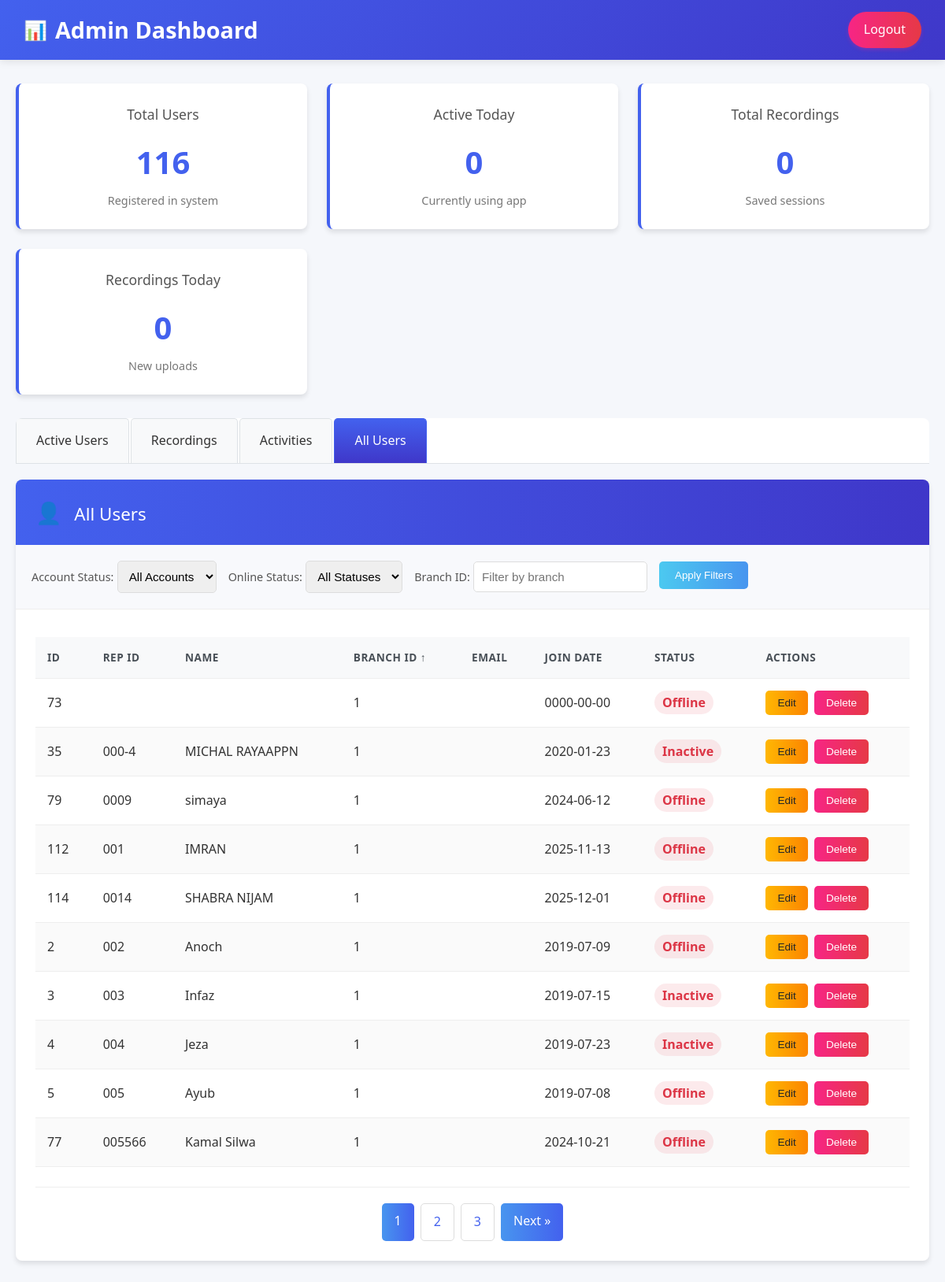
Screenshot of /admin/backup/admin_dashboard.php?page=all_users&all_users_page=1&all_users_sort_col=s.br_id&all_users_sort_dir=ASC (signed in) with the database file from the repository.
### tables this page shows
CREATE TABLE `salesrep` (
  `ID` int(11) NOT NULL,
  `br_id` int(11) NOT NULL DEFAULT 1,
  `RepID` varchar(100) DEFAULT NULL,
  `Name` varchar(500) DEFAULT NULL,
  `fullName` varchar(100) NOT NULL,
  `gender` varchar(6) NOT NULL,
  `mobile` varchar(11) NOT NULL,
  `emailAddress` varchar(100) NOT NULL,
  `address` text NOT NULL,
  `nic` varchar(100) NOT NULL,
  `employee_dob` date DEFAULT NULL,
  `wish_viewed_users` varchar(3000) NOT NULL,
  `imei` bigint(50) NOT NULL,
  `repMail` text NOT NULL,
  `join_date` date NOT NULL,
  `salary` double NOT NULL,
  `departmnt` int(11) NOT NULL,
  `Percentage` varchar(100) DEFAULT NULL,
  `Type` varchar(100) DEFAULT NULL,
  `loginCode` varchar(22) NOT NULL,
  `username` varchar(22) NOT NULL,
  `recordDate` date NOT NULL,
  `recordTime` time NOT NULL,
  `userID` int(11) NOT NULL,
  `Actives` varchar(20) NOT NULL DEFAULT 'YES',
  `rep_level` varchar(50) NOT NULL,
  `left_date` date NOT NULL,
  `sales_target` varchar(30) NOT NULL DEFAULT 'NO',
  `payroll_active` varchar(10) NOT NULL DEFAULT 'YES',
  `is_salesmen` int(11) NOT NULL,
  `assigned_reptbs` varchar(100) NOT NULL,
  `cloud` varchar(30) NOT NULL DEFAULT 'Up',
  `mysql_db` varchar(30) DEFAULT NULL,
  `backup` int(11) NOT NULL DEFAULT 0
);

### admin/backup/admin_dashboard.php (the view, shortened to what this page needs)
<?php
$host = 'localhost';
$dbname = 'remote-xwork';
$username = 'root';
$password = '';
try {
    $pdo = new PDO("mysql:host=$host;dbname=$dbname", $username, $password);
    $pdo->setAttribute(PDO::ATTR_ERRMODE, PDO::ERRMODE_EXCEPTION);
} catch(PDOException $e) {
    die("Connection failed: " . $e->getMessage());
}
$stmt = $pdo->query("SELECT COUNT(*) as total FROM salesrep WHERE Actives = 'YES'");
$total_users = $stmt->fetch(PDO::FETCH_ASSOC)['total'];
$stmt = $pdo->prepare("
    SELECT COUNT(DISTINCT salesrepTb) as active_today
    FROM user_activity
    WHERE DATE(rDateTime) = CURDATE()
");
$stmt->execute();
$active_today = $stmt->fetch(PDO::FETCH_ASSOC)['active_today'];
$stmt = $pdo->query("SELECT COUNT(*) as total FROM web_images WHERE type = 'recording'");
$total_recordings = $stmt->fetch(PDO::FETCH_ASSOC)['total'];
$stmt = $pdo->prepare("
    SELECT COUNT(*) as today_count
    FROM web_images
    WHERE type = 'recording' AND date = CURDATE()
");
$stmt->execute();
$recordings_today = $stmt->fetch(PDO::FETCH_ASSOC)['today_count'];
$all_users_sort_column = $_GET['all_users_sort_col'] ?? 's.ID';
$all_users_sort_direction = $_GET['all_users_sort_dir'] ?? 'DESC';
$account_status_filter = $_GET['account_status'] ?? '';
$online_status_filter = $_GET['online_status'] ?? '';
$all_users_branch_filter = $_GET['all_users_branch'] ?? '';
$all_users_page = (isset($_GET['page']) && $_GET['page'] == 'all_users' && isset($_GET['all_users_page'])) ? max(1, (int)$_GET['all_users_page']) : 1;
$all_users_limit = 10;
$all_users_offset = ($all_users_page - 1) * $all_users_limit;
$allowed_all_users_columns = ['s.ID', 's.RepID', 's.Name', 's.br_id', 's.emailAddress', 's.join_date', 's.Actives'];
$all_users_sort_column = in_array($all_users_sort_column, $allowed_all_users_columns) ? $all_users_sort_column : 's.ID';
$all_users_sort_direction = strtoupper($all_users_sort_direction) === 'ASC' ? 'ASC' : 'DESC';
$all_users_where_conditions = [];
$all_users_params = [];
$all_users_where_clause = !empty($all_users_where_conditions) ? "WHERE " . implode(" AND ", $all_users_where_conditions) : "";
$all_users_count_stmt = $pdo->prepare("
    SELECT COUNT(*) as total
    FROM salesrep s
    {$all_users_where_clause}
");
$all_users_count_stmt->execute($all_users_params);
$all_users_total_records = $all_users_count_stmt->fetch(PDO::FETCH_ASSOC)['total'];
$all_users_total_pages = ceil($all_users_total_records / $all_users_limit);
$stmt = $pdo->prepare("
    SELECT s.*,
           CASE
               WHEN EXISTS (
                   SELECT 1 FROM user_activity ua
                   WHERE ua.salesrepTb = s.ID
                   AND ua.activity_type = 'login'
                   AND ua.rDateTime > COALESCE((
                       SELECT MAX(ua2.rDateTime)
                       FROM user_activity ua2
                       WHERE ua2.salesrepTb = s.ID
                       AND ua2.activity_type IN ('logout', 'check-out')
                   ), '1900-01-01')
                   AND ua.rDateTime >= DATE_SUB(NOW(), INTERVAL 24 HOUR)
               ) THEN 'online'
               ELSE 'offline'
           END as current_status,
           (SELECT MAX(rDateTime) FROM user_activity WHERE salesrepTb = s.ID) as last_activity
    FROM salesrep s
    {$all_users_where_clause}
    ORDER BY {$all_users_sort_column} {$all_users_sort_direction}
    LIMIT {$all_users_limit} OFFSET {$all_users_offset}
");
$stmt->execute($all_users_params);
$all_users = $stmt->fetchAll(PDO::FETCH_ASSOC);
?>
<!DOCTYPE html>
<html lang="en">
<head>
</head>
<body>
    <div class="header">
        <div class="logo">
            <span class="logo-icon">📊</span>
            <h1>Admin Dashboard</h1>
        </div>
        <a href="./admin_logout.php" class="logout-btn">Logout</a>
    </div>
    <div class="container">
        <div class="stats">
            <div class="stat-card">
                <h3>Total Users</h3>
                <div class="number"><?php echo $total_users; ?></div>
                <div class="label">Registered in system</div>
            </div>
            <div class="stat-card">
                <h3>Active Today</h3>
                <div class="number"><?php echo $active_today; ?></div>
                <div class="label">Currently using app</div>
            </div>
            <div class="stat-card">
                <h3>Total Recordings</h3>
                <div class="number"><?php echo $total_recordings; ?></div>
                <div class="label">Saved sessions</div>
            </div>
            <div class="stat-card">
                <h3>Recordings Today</h3>
                <div class="number"><?php echo $recordings_today; ?></div>
                <div class="label">New uploads</div>
            </div>
        </div>
        <div class="tabs">
            <div class="tab active" onclick="switchTab('active-users')">Active Users</div>
            <div class="tab" onclick="switchTab('recordings')">Recordings</div>
            <div class="tab" onclick="switchTab('activities')">Activities</div>
            <div class="tab" onclick="switchTab('all-users')">All Users</div>
        </div>
        <div id="all-users" class="tab-content">
            <div class="section">
                <div class="section-header">
                    <h2><span class="icon">👤</span> All Users</h2>
                </div>
                <div class="filters">
                    <div class="filter-item">
                        <label for="all_users_status_filter">Account Status:</label>
                        <select id="all_users_status_filter" name="all_users_status_filter" onchange="filterAllUsers()">
                            <option value="">All Accounts</option>
                        </select>
                    </div>
                    <div class="filter-item">
                        <label for="all_users_online_status_filter">Online Status:</label>
                        <select id="all_users_online_status_filter" name="all_users_online_status_filter" onchange="filterAllUsers()">
                            <option value="">All Statuses</option>
                        </select>
                    </div>
                    <div class="filter-item">
                        <label for="all_users_branch_filter">Branch ID:</label>
                        <input type="text" id="all_users_branch_filter" name="all_users_branch_filter" value="<?= $_GET['all_users_branch'] ?? '' ?>" placeholder="Filter by branch">
                    </div>
                    <button class="apply-filters" onclick="filterAllUsers()">Apply Filters</button>
                </div>
                <div class="section-content">
                    <?php if (count($all_users) > 0): ?>
                        <table>
                            <thead>
                                <tr>
                                    <th><a href="?page=all_users&all_users_page=<?= $all_users_page ?>&all_users_sort_col=s.ID&all_users_sort_dir=<?= $all_users_sort_column === 's.ID' && $all_users_sort_direction === 'ASC' ? 'DESC' : 'ASC' ?><?php if (!empty($account_status_filter)): ?>&account_status=<?= $account_status_filter ?><?php endif; ?><?php if (!empty($online_status_filter)): ?>&online_status=<?= $online_status_filter ?><?php endif; ?><?php if (!empty($all_users_branch_filter)): ?>&all_users_branch=<?= $all_users_branch_filter ?><?php endif; ?>">ID <?= $all_users_sort_column === 's.ID' ? ($all_users_sort_direction === 'ASC' ? '↑' : '↓') : '' ?></a></th>
                                    <th><a href="?page=all_users&all_users_page=<?= $all_users_page ?>&all_users_sort_col=s.RepID&all_users_sort_dir=<?= $all_users_sort_column === 's.RepID' && $all_users_sort_direction === 'ASC' ? 'DESC' : 'ASC' ?><?php if (!empty($account_status_filter)): ?>&account_status=<?= $account_status_filter ?><?php endif; ?><?php if (!empty($online_status_filter)): ?>&online_status=<?= $online_status_filter ?><?php endif; ?><?php if (!empty($all_users_branch_filter)): ?>&all_users_branch=<?= $all_users_branch_filter ?><?php endif; ?>">Rep ID <?= $all_users_sort_column === 's.RepID' ? ($all_users_sort_direction === 'ASC' ? '↑' : '↓') : '' ?></a></th>
                                    <th><a href="?page=all_users&all_users_page=<?= $all_users_page ?>&all_users_sort_col=s.Name&all_users_sort_dir=<?= $all_users_sort_column === 's.Name' && $all_users_sort_direction === 'ASC' ? 'DESC' : 'ASC' ?><?php if (!empty($account_status_filter)): ?>&account_status=<?= $account_status_filter ?><?php endif; ?><?php if (!empty($online_status_filter)): ?>&online_status=<?= $online_status_filter ?><?php endif; ?><?php if (!empty($all_users_branch_filter)): ?>&all_users_branch=<?= $all_users_branch_filter ?><?php endif; ?>">Name <?= $all_users_sort_column === 's.Name' ? ($all_users_sort_direction === 'ASC' ? '↑' : '↓') : '' ?></a></th>
                                    <th><a href="?page=all_users&all_users_page=<?= $all_users_page ?>&all_users_sort_col=s.br_id&all_users_sort_dir=<?= $all_users_sort_column === 's.br_id' && $all_users_sort_direction === 'ASC' ? 'DESC' : 'ASC' ?><?php if (!empty($account_status_filter)): ?>&account_status=<?= $account_status_filter ?><?php endif; ?><?php if (!empty($online_status_filter)): ?>&online_status=<?= $online_status_filter ?><?php endif; ?><?php if (!empty($all_users_branch_filter)): ?>&all_users_branch=<?= $all_users_branch_filter ?><?php endif; ?>">Branch ID <?= $all_users_sort_column === 's.br_id' ? ($all_users_sort_direction === 'ASC' ? '↑' : '↓') : '' ?></a></th>
                                    <th><a href="?page=all_users&all_users_page=<?= $all_users_page ?>&all_users_sort_col=s.emailAddress&all_users_sort_dir=<?= $all_users_sort_column === 's.emailAddress' && $all_users_sort_direction === 'ASC' ? 'DESC' : 'ASC' ?><?php if (!empty($account_status_filter)): ?>&account_status=<?= $account_status_filter ?><?php endif; ?><?php if (!empty($online_status_filter)): ?>&online_status=<?= $online_status_filter ?><?php endif; ?><?php if (!empty($all_users_branch_filter)): ?>&all_users_branch=<?= $all_users_branch_filter ?><?php endif; ?>">Email <?= $all_users_sort_column === 's.emailAddress' ? ($all_users_sort_direction === 'ASC' ? '↑' : '↓') : '' ?></a></th>
                                    <th><a href="?page=all_users&all_users_page=<?= $all_users_page ?>&all_users_sort_col=s.join_date&all_users_sort_dir=<?= $all_users_sort_column === 's.join_date' && $all_users_sort_direction === 'ASC' ? 'DESC' : 'ASC' ?><?php if (!empty($account_status_filter)): ?>&account_status=<?= $account_status_filter ?><?php endif; ?><?php if (!empty($online_status_filter)): ?>&online_status=<?= $online_status_filter ?><?php endif; ?><?php if (!empty($all_users_branch_filter)): ?>&all_users_branch=<?= $all_users_branch_filter ?><?php endif; ?>">Join Date <?= $all_users_sort_column === 's.join_date' ? ($all_users_sort_direction === 'ASC' ? '↑' : '↓') : '' ?></a></th>
                                    <th>Status</th>
                                    <th>Actions</th>
                                </tr>
                            </thead>
                            <tbody>
                                <?php foreach ($all_users as $user): ?>
                                    <tr>
                                        <td><?php echo htmlspecialchars($user['ID']); ?></td>
                                        <td><?php echo htmlspecialchars($user['RepID']); ?></td>
                                        <td><?php echo htmlspecialchars($user['Name']); ?></td>
                                        <td><?php echo htmlspecialchars($user['br_id']); ?></td>
                                        <td><?php echo htmlspecialchars($user['emailAddress']); ?></td>
                                        <td><?php echo htmlspecialchars($user['join_date']); ?></td>
                                        <td>
                                            <?php if ($user['Actives'] === 'YES'): ?>
                                                <?php if ($user['current_status'] === 'online'): ?>
                                                    <span class="user-status-active">Online</span>
                                                <?php else: ?>
                                                    <span class="user-status-inactive">Offline</span>
                                                <?php endif; ?>
                                            <?php else: ?>
                                                <span class="user-status-inactive">Inactive</span>
                                            <?php endif; ?>
                                        </td>
                                        <td class="recording-actions">
                                            <button class="edit-btn" disabled>Edit</button>
                                            <button class="delete-btn" disabled>Delete</button>
                                        </td>
                                    </tr>
                                <?php endforeach; ?>
                            </tbody>
                        </table>
                        <div class="pagination">
                            <?php for ($i = max(1, $all_users_page - 2); $i <= min($all_users_total_pages, $all_users_page + 2); $i++): ?>
                                <a href="?page=all_users&all_users_page=<?= $i ?>&all_users_sort_col=<?= $all_users_sort_column ?>&all_users_sort_dir=<?= $all_users_sort_direction ?><?php if (!empty($account_status_filter)): ?>&account_status=<?= $account_status_filter ?><?php endif; ?><?php if (!empty($online_status_filter)): ?>&online_status=<?= $online_status_filter ?><?php endif; ?><?php if (!empty($all_users_branch_filter)): ?>&all_users_branch=<?= $all_users_branch_filter ?><?php endif; ?>"
                                   class="<?= $i == $all_users_page ? 'active' : '' ?>">
                                    <?= $i ?>
                                </a>
                            <?php endfor; ?>
                            <?php if ($all_users_page < $all_users_total_pages): ?>
                                <a href="?page=all_users&all_users_page=<?= $all_users_page + 1 ?>&all_users_sort_col=<?= $all_users_sort_column ?>&all_users_sort_dir=<?= $all_users_sort_direction ?><?php if (!empty($account_status_filter)): ?>&account_status=<?= $account_status_filter ?><?php endif; ?><?php if (!empty($online_status_filter)): ?>&online_status=<?= $online_status_filter ?><?php endif; ?><?php if (!empty($all_users_branch_filter)): ?>&all_users_branch=<?= $all_users_branch_filter ?><?php endif; ?>">Next &raquo;</a>
                            <?php endif; ?>
                        </div>
                    <?php else: ?>
                        <div class="no-data">No users found</div>
                    <?php endif; ?>
                </div>
            </div>
        </div>
    </div>
</body>
</html>

### rows the page displays
salesrep: ID "73", br "1", join_date "0000-00-00", Actives "Offline"
salesrep: ID "35", RepID "000-4", Name "MICHAL RAYAAPPN", br "1", join_date "2020-01-23", Actives "Inactive"
salesrep: ID "79", RepID "0009", Name "simaya", br "1", join_date "2024-06-12", Actives "Offline"
salesrep: ID "112", RepID "001", Name "IMRAN", br "1", join_date "2025-11-13", Actives "Offline"
salesrep: ID "114", RepID "0014", Name "SHABRA NIJAM", br "1", join_date "2025-12-01", Actives "Offline"
salesrep: ID "2", RepID "002", Name "Anoch", br "1", join_date "2019-07-09", Actives "Offline"
salesrep: ID "3", RepID "003", Name "Infaz", br "1", join_date "2019-07-15", Actives "Inactive"
salesrep: ID "4", RepID "004", Name "Jeza", br "1", join_date "2019-07-23", Actives "Inactive"
salesrep: ID "5", RepID "005", Name "Ayub", br "1", join_date "2019-07-08", Actives "Offline"
salesrep: ID "77", RepID "005566", Name "Kamal Silwa", br "1", join_date "2024-10-21", Actives "Offline"

### other values shown
$total_users "116"
$active_today "0"
$total_recordings "0"
$recordings_today "0"
